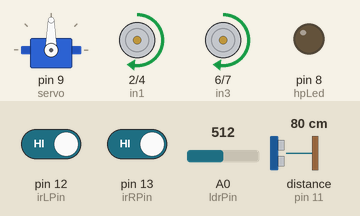
Simulated run of this sketch. Board: Arduino Uno, built with avr-gcc and run on an emulated ATmega328P. On the bench: servo, motor-driver pin pairs drawn as motors (green arrow = first pin HIGH = forward, orange = second pin HIGH = backward, longer = more drive, scaled by the enable pin), output pins drawn as LEDs (lit = HIGH). Wiring (inferred from the names in the program): ultrasonic range finder: trigger pin 10; echo pin 11. Inputs (shaded band) come from the test bench; at power-on: distance to the obstacle (sensor on pin 11) 80 cm, A0 (ldrPin) = 512, pin 12 (irLPin) HIGH, pin 13 (irRPin) HIGH. The echo pulse lasts 58.3 µs per cm; pins used as bus, display or sensor lines are not drawn.

Above: at 1.2 s.
1.3 s: distance to the obstacle (sensor on pin 11) set to 19 cm
2.8 s: distance to the obstacle (sensor on pin 11) set to 14 cm
At 4.6 s:
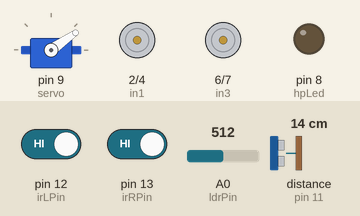
5.7 s: A0 (ldrPin) set to 3
8.7 s: A0 (ldrPin) set to 0
At 9.4 s:
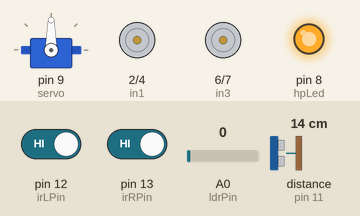
11.7 s: A0 (ldrPin) set to 25
At 14.3 s:
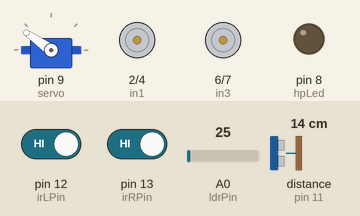
14.7 s: distance to the obstacle (sensor on pin 11) set to 18 cm
At 16.1 s:
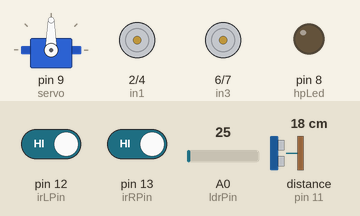
Timing chart, 0 to 18.4 s (numbered marks = the images above; inputs shaded):
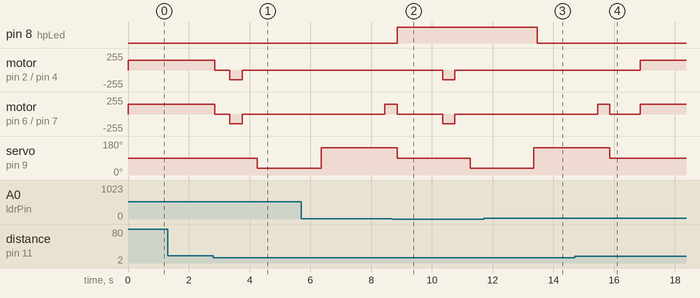

The sketch:

Robot_main_code.ino
```cpp
#include <Servo.h>
Servo servo;

//motor one
int enA = 3;
int in1 = 2;
int in2 = 4;
//motor two
int enB = 5;
int in3 = 6;
int in4 = 7;

//UltraSonic pins
int trig = 10, echo = 11;

//High Power LED pins
const int hpLed = 8, ldrPin = A0, roomLight = 1;

//IR pins
const int irLPin = 12, irRPin = 13;

bool pressed = false;

void setup() {
  Serial.begin(115200);
  while (!Serial) {
  ; // wait for serial port to connect. Needed for native USB port only
  }

  servo.attach(9);
  servo.write(90);

  pinMode(trig, OUTPUT);
  pinMode(echo, INPUT);


  pinMode(enA, OUTPUT);
  pinMode(in1, OUTPUT);
  pinMode(in2, OUTPUT);
  pinMode(enB, OUTPUT);
  pinMode(in3, OUTPUT);
  pinMode(in4, OUTPUT);
  analogWrite(enA, 400);
  analogWrite(enB, 400);

  pinMode(hpLed,OUTPUT);
  pinMode(ldrPin,INPUT);
  digitalWrite(hpLed, LOW);

  pinMode(irRPin, INPUT);
  pinMode(irLPin, INPUT);

  stopMove();
 // delay(5000);
}

void loop() {
  if(Serial.read() == 'S'){
  stopMove();
    while(true){
      //checkLight()
      if(Serial.read() == 'F'){
        pressed = true;
        forwardMove();
      }
      if(Serial.read() == 'B'){
        pressed = true;
        backwardMove();
      }
      if(Serial.read() == 'L'){
        pressed = true;
        turnLeft();
      }
      if(Serial.read() == 'R'){
        pressed = true;
        turnRight();
      }
      if(Serial.read() == 'S' && pressed == true){
        pressed = false;
        break;
      }
    }
  }
  else{
    checkLight();
    int leftIR = digitalRead(irLPin);
    int rightIR = digitalRead(irRPin);

    if(checkDist() <= 15 || (rightIR==LOW&&leftIR==LOW)){

      stopMove();
      checkLight();
      delay(500);

      backwardMove();
      checkLight();
      delay(400);

      stopMove();
      checkLight();
      delay(500);

      servo.write(35);
      delay(100);
      float distanceR = checkDist();
      checkLight();
      delay(2000);

      servo.write(145);
      delay(100);
      float distanceL = checkDist();
      checkLight();
      delay(2000);

      if(distanceR >= distanceL){
        turnRight();
        checkLight();
        delay(400);
      }
      else{
        turnLeft();
        checkLight();
        delay(400);
      }

      servo.write(90);
      stopMove();
      checkLight();
      delay(1000);
    }
    else if(rightIR == LOW){
      checkLight();
      stopMove();
      delay(500);
      backwardMove();
      delay(500);
      turnLeft();
      delay(800);
    }
    else if(leftIR == LOW){
      checkLight();

      stopMove();
      delay(700);
      backwardMove();
      delay(500);
      turnRight();
      delay(800);
    }
    else
    {
      checkLight();
      forwardMove();
      delay(200);
    }
  }
}

void stopMove(){
  digitalWrite(in1, LOW);
  digitalWrite(in2, LOW);
  digitalWrite(in3, LOW);
  digitalWrite(in4, LOW);
}
void forwardMove(){
  digitalWrite(in1, HIGH);
  digitalWrite(in2, LOW);
  digitalWrite(in3, HIGH);
  digitalWrite(in4, LOW);
}
void backwardMove(){
  digitalWrite(in1, LOW);
  digitalWrite(in2, HIGH);
  digitalWrite(in3, LOW);
  digitalWrite(in4, HIGH);
}
void turnLeft(){
  digitalWrite(in1, HIGH);
  digitalWrite(in2, LOW);
  digitalWrite(in3, LOW);
  digitalWrite(in4, LOW);
}
void turnRight(){
  digitalWrite(in1, LOW);
  digitalWrite(in2, LOW);
  digitalWrite(in3, HIGH);
  digitalWrite(in4, LOW);
}

int checkDist(){
  digitalWrite(trig, LOW);
  delayMicroseconds(5);
  digitalWrite(trig, HIGH);
  delayMicroseconds(10);
  digitalWrite(trig, LOW);
  float duration = pulseIn(echo, HIGH);
  float distance = duration/29/2;
  return distance;
}

void checkLight(){
  int ldrstatus = analogRead(ldrPin);
  if (ldrstatus <= roomLight){
    digitalWrite(hpLed,HIGH);
  }
  else{
     digitalWrite(hpLed,LOW);
  }
}
```

Measured:
- the behaviour switches between 17 and 16 cm on distance to the obstacle (sensor on pin 11) (found by bisection; images 0 and 1)
- the behaviour switches between 2 and 1 on A0 (ldrPin) (found by bisection; images 1 and 2)
- after the input at 1.3 s, every drawn part: stays the same
- after the input at 2.8 s, motor on pin 2 (in1) / pin 4 (in2), motor on pin 6 (in3) / pin 7 (in4): forward 144/255 → stopped after 0.05 s, → backward 144/255 0.50 s later, → stopped 0.40 s later; servo on pin 9 (servo): 90° → 35° after 1.5 s
- after the input at 8.7 s, pin 8 (hpLed): LOW → HIGH after 0.16 s
- after the input at 11.7 s, pin 8 (hpLed): HIGH → LOW after 1.8 s
- after the input at 14.7 s, servo on pin 9 (servo): goes on until 15.9 s, then stays 90°
